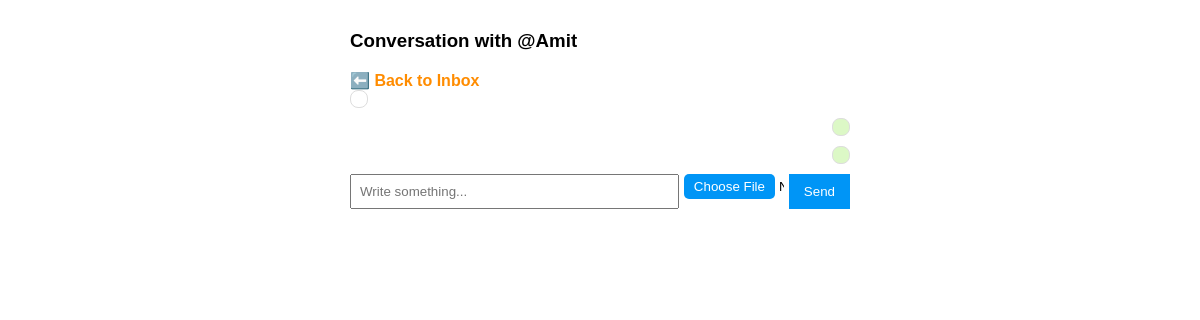
/inbox/Amit/ (signed in), run on an earlier commit of the app's database.
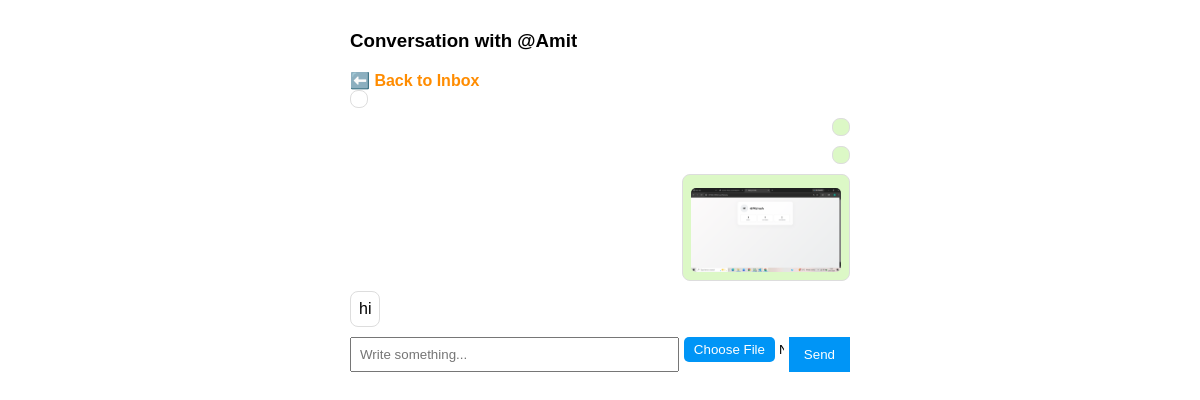
And on a later commit of the database.
### vibely/models.py (models this page shows, shortened)
class Message(models.Model):
    sender = models.ForeignKey(User, related_name='sent_messages', on_delete=models.CASCADE)
    receiver = models.ForeignKey(User, related_name='received_messages', on_delete=models.CASCADE)
    content = models.TextField(blank=True, null=True)
    media = models.FileField(upload_to='message_media/', blank=True, null=True)
    created_at = models.DateTimeField(auto_now_add=True)
    class Meta:
        ordering = ['created_at']

### vibely/views.py (the view, shortened to what this page needs)
# urls.py: path('inbox/<str:username>/', views.chat_room, name='chat_room'),
@login_required
@login_required
def chat_room(request, username):
    recipient = get_object_or_404(User, username=username)
    chat_thread = Message.objects.filter(
        (Q(sender=request.user) & Q(receiver=recipient)) |
        (Q(sender=recipient) & Q(receiver=request.user))
    ).order_by('created_at') # Ensures chronological order
    return render(request, 'chat.html', {
        'chat_thread': chat_thread,
        'recipient': recipient
    })

### vibely/templates/chat.html (shortened to what this page needs)
<div style="max-width:500px; margin:30px auto; font-family:sans-serif;">
    <h3>Conversation with @{{ recipient.username }}</h3>
    <a href="{% url 'inbox' %}" style="color: #ff8c00; text-decoration: none; font-weight: bold;; font-size:16px;">⬅️ Back to Inbox</a>
   {% for msg in chat_thread %}
    <div style="margin-bottom:10px; text-align: {% if msg.sender == request.user %}right{% else %}left{% endif %};">
        <div style="background: {% if msg.sender == request.user %}#dcf8c6{% else %}#fff{% endif %}; padding:8px; border-radius:8px; display:inline-block; border:1px solid #ddd;">
            {% if msg.content %}<p style="margin:0;">{{ msg.content }}</p>{% endif %}
            {% if msg.media %}
                <div style="margin-top:5px;">
                    {% if msg.media.url|slice:"-4:" == ".mp4" or msg.media.url|slice:"-4:" == ".MOV" %}
                        <video width="150" controls>
                            <source src="{{ msg.media.url }}" type="video/mp4">
                            Your browser does not support the video tag.
                        </video>
                    {% else %}
                        <a href="{{ msg.media.url }}" target="_blank">
                            <img src="{{ msg.media.url }}" style="max-width:150px; display:block; border-radius:5px;">
                        </a>
                    {% endif %}
                </div>
            {% endif %}
        </div>
    </div>
{% endfor %}
    <form method="post" enctype="multipart/form-data" style="display:flex; gap:5px;">
        <input type="text" name="content" placeholder="Write something..." style="flex-grow:1; padding:8px;">
        <input type="file" name="media" accept="image/*, video/*" style="width:100px;">
        <button type="submit" style="padding:8px 15px; background:#0095f6; color:white; border:none; cursor:pointer;">Send</button>
    </form>
</div>

What changed in the data, as far as the page shows it:
added Message: media (picture)
added Message: content "hi"
